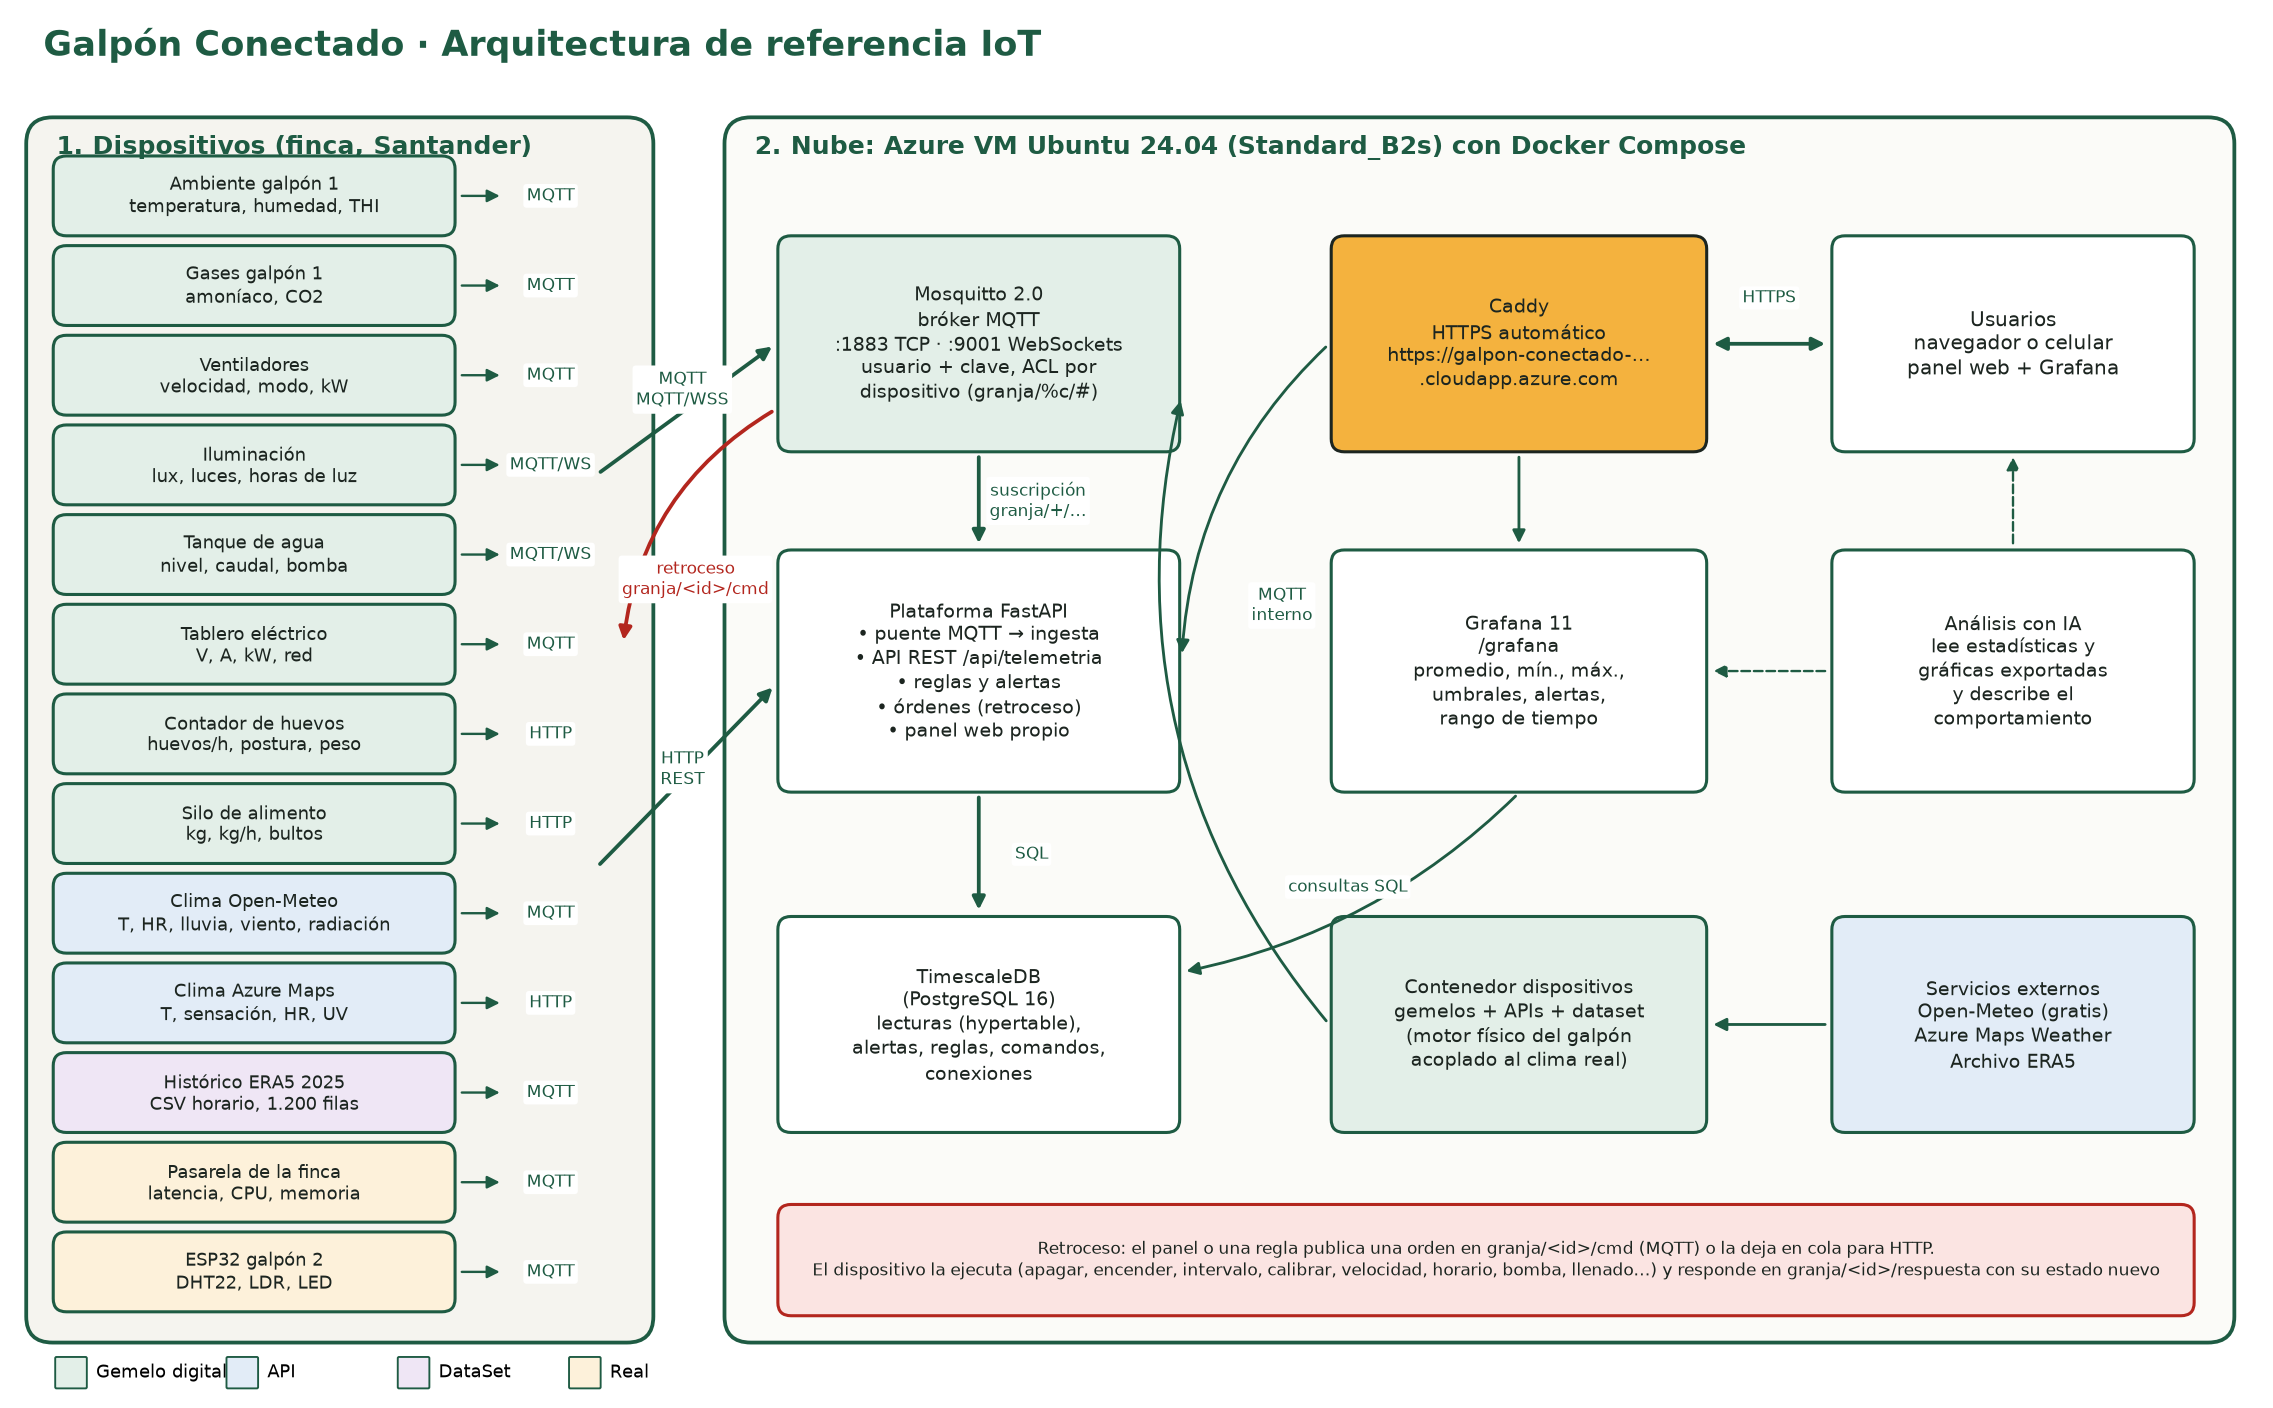

Write Python code to recreate this figure.
from pathlib import Path

import matplotlib.pyplot as plt
from matplotlib.patches import FancyArrowPatch, FancyBboxPatch

MONTE, YEMA, TINTA, CAL = "#1E5B43", "#F4B23E", "#1C2520", "#F5F4EF"
COLORES = {"Gemelo digital": "#E3EFE8", "API": "#E2ECF7", "DataSet": "#EFE6F5", "Real": "#FDF1DA"}

fig, ax = plt.subplots(figsize=(17, 10.5))
ax.set_xlim(0, 170)
ax.set_ylim(0, 105)
ax.axis("off")


def caja(x, y, w, h, texto, fondo="#FFFFFF", borde=MONTE, tam=8.5, negrita=False, lw=1.3, radio=1.0, color=TINTA):
    ax.add_patch(FancyBboxPatch((x, y), w, h, boxstyle=f"round,pad=0.25,rounding_size={radio}", fc=fondo, ec=borde, lw=lw))
    ax.text(x + w / 2, y + h / 2, texto, ha="center", va="center", fontsize=tam,
            fontweight="bold" if negrita else "normal", color=color, linespacing=1.25)


def flecha(x1, y1, x2, y2, color=MONTE, estilo="-|>", lw=1.3, rad=0.0, punteada=False):
    ax.add_patch(FancyArrowPatch((x1, y1), (x2, y2), arrowstyle=estilo, mutation_scale=11, color=color, lw=lw,
                                 connectionstyle=f"arc3,rad={rad}", linestyle="--" if punteada else "-"))


def etiqueta(x, y, texto, color=MONTE, tam=7.5, rot=0):
    ax.text(x, y, texto, fontsize=tam, color=color, ha="center", va="center", rotation=rot,
            bbox=dict(boxstyle="round,pad=0.2", fc="white", ec="none"))


ax.text(2, 102, "Galpón Conectado · Arquitectura de referencia IoT", fontsize=15, fontweight="bold", color=MONTE)

ax.add_patch(FancyBboxPatch((1, 4), 47, 93, boxstyle="round,pad=0.3,rounding_size=2", fc=CAL, ec=MONTE, lw=1.6))
ax.text(3, 94.5, "1. Dispositivos (finca, Santander)", fontsize=10.5, fontweight="bold", color=MONTE)

dispositivos = [
    ("Gemelo digital", "Ambiente galpón 1", "temperatura, humedad, THI", "MQTT"),
    ("Gemelo digital", "Gases galpón 1", "amoníaco, CO2", "MQTT"),
    ("Gemelo digital", "Ventiladores", "velocidad, modo, kW", "MQTT"),
    ("Gemelo digital", "Iluminación", "lux, luces, horas de luz", "MQTT/WS"),
    ("Gemelo digital", "Tanque de agua", "nivel, caudal, bomba", "MQTT/WS"),
    ("Gemelo digital", "Tablero eléctrico", "V, A, kW, red", "MQTT"),
    ("Gemelo digital", "Contador de huevos", "huevos/h, postura, peso", "HTTP"),
    ("Gemelo digital", "Silo de alimento", "kg, kg/h, bultos", "HTTP"),
    ("API", "Clima Open-Meteo", "T, HR, lluvia, viento, radiación", "MQTT"),
    ("API", "Clima Azure Maps", "T, sensación, HR, UV", "HTTP"),
    ("DataSet", "Histórico ERA5 2025", "CSV horario, 1.200 filas", "MQTT"),
    ("Real", "Pasarela de la finca", "latencia, CPU, memoria", "MQTT"),
    ("Real", "ESP32 galpón 2", "DHT22, LDR, LED", "MQTT"),
]
alto, paso = 5.6, 6.85
for i, (cat, nombre, vars_, proto) in enumerate(dispositivos):
    y = 88.5 - i * paso
    caja(3, y, 30, alto, f"{nombre}\n{vars_}", COLORES[cat], tam=7.6)
    etiqueta(40.5, y + alto / 2, proto, tam=7.2)
    flecha(33.4, y + alto / 2, 37, y + alto / 2, lw=1.0)

for j, (cat, color) in enumerate(COLORES.items()):
    ax.add_patch(FancyBboxPatch((3 + j * 13, 0.3), 2.2, 2.2, boxstyle="round,pad=0.1", fc=color, ec=MONTE, lw=0.8))
    ax.text(6 + j * 13, 1.4, cat, fontsize=7.5, va="center")

ax.add_patch(FancyBboxPatch((54, 4), 114, 93, boxstyle="round,pad=0.3,rounding_size=2", fc="#FBFBF8", ec=MONTE, lw=1.6))
ax.text(56, 94.5, "2. Nube: Azure VM Ubuntu 24.04 (Standard_B2s) con Docker Compose", fontsize=10.5, fontweight="bold",
        color=MONTE)

caja(58, 72, 30, 16, "Mosquitto 2.0\nbróker MQTT\n:1883 TCP · :9001 WebSockets\nusuario + clave, ACL por\ndispositivo (granja/%c/#)",
     "#E3EFE8", tam=8.2)
caja(58, 46, 30, 18, "Plataforma FastAPI\n• puente MQTT → ingesta\n• API REST /api/telemetria\n• reglas y alertas\n"
     "• órdenes (retroceso)\n• panel web propio", "#FFFFFF", tam=8.2)
caja(58, 20, 30, 16, "TimescaleDB\n(PostgreSQL 16)\nlecturas (hypertable),\nalertas, reglas, comandos,\nconexiones", "#FFFFFF",
     tam=8.2)
caja(100, 72, 28, 16, "Caddy\nHTTPS automático\nhttps://galpon-conectado-…\n.cloudapp.azure.com", YEMA, borde=TINTA, tam=8.2)
caja(100, 46, 28, 18, "Grafana 11\n/grafana\npromedio, mín., máx.,\numbrales, alertas,\nrango de tiempo", "#FFFFFF", tam=8.2)
caja(100, 20, 28, 16, "Contenedor dispositivos\ngemelos + APIs + dataset\n(motor físico del galpón\nacoplado al clima real)",
     "#E3EFE8", tam=8.2)
caja(138, 72, 27, 16, "Usuarios\nnavegador o celular\npanel web + Grafana", "#FFFFFF", tam=8.5)
caja(138, 46, 27, 18, "Análisis con IA\nlee estadísticas y\ngráficas exportadas\ny describe el\ncomportamiento", "#FFFFFF", tam=8.2)
caja(138, 20, 27, 16, "Servicios externos\nOpen-Meteo (gratis)\nAzure Maps Weather\nArchivo ERA5", "#E2ECF7", tam=8.2)

flecha(44, 70, 57.6, 80, lw=1.6)
etiqueta(50.5, 76.5, "MQTT\nMQTT/WSS", tam=7.3)
flecha(44, 40, 57.6, 54, lw=1.6)
etiqueta(50.5, 47.5, "HTTP\nREST", tam=7.3)
flecha(73, 71.7, 73, 64.4, lw=1.6)
etiqueta(77.5, 68, "suscripción\ngranja/+/…", tam=7)
flecha(73, 45.7, 73, 36.4, lw=1.6)
etiqueta(77, 41, "SQL", tam=7)
flecha(114, 45.7, 88.4, 32, lw=1.2, rad=-0.15)
etiqueta(101, 38.5, "consultas SQL", tam=7)
flecha(99.6, 80, 88.4, 56, lw=1.2, rad=0.2)
flecha(114, 71.7, 114, 64.4, lw=1.2)
flecha(128.4, 80, 137.6, 80, lw=1.6, estilo="<|-|>")
etiqueta(133, 83.5, "HTTPS", tam=7)
flecha(99.6, 28, 88.4, 76, lw=1.2, rad=-0.25)
etiqueta(96, 60, "MQTT\ninterno", tam=7)
flecha(137.6, 28, 128.4, 28, lw=1.2)
flecha(151.5, 64.4, 151.5, 71.7, lw=1.0, punteada=True)
flecha(137.6, 55, 128.4, 55, lw=1.0, punteada=True)

flecha(57.6, 75, 46, 57, color="#B3261E", lw=1.6, rad=0.25)
etiqueta(51.5, 62, "retroceso\ngranja/<id>/cmd", color="#B3261E", tam=7.2)
caja(58, 6, 107, 8, "Retroceso: el panel o una regla publica una orden en granja/<id>/cmd (MQTT) o la deja en cola para HTTP.\n"
     "El dispositivo la ejecuta (apagar, encender, intervalo, calibrar, velocidad, horario, bomba, llenado…) y responde en "
     "granja/<id>/respuesta con su estado nuevo", "#FBE4E2", borde="#B3261E", tam=7.3)

salida = Path(__file__).with_name("diagrama.png")
fig.savefig(salida, dpi=170, bbox_inches="tight", facecolor="white")
print(salida)
